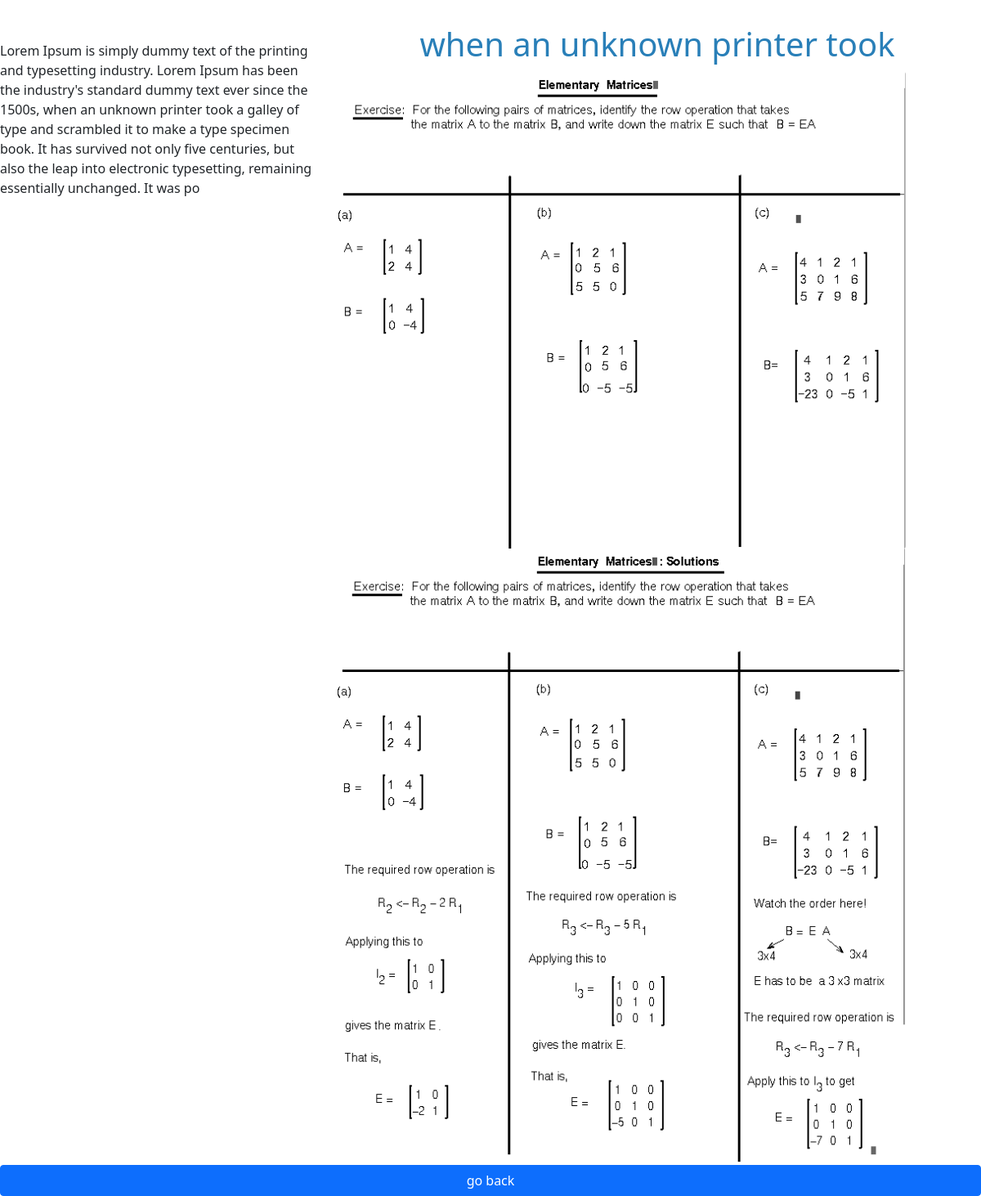
Page /homework/4/ on the committed database.
### home/models.py (models this page shows, shortened)
class allhomeworks(models.Model):
    title = models.CharField(verbose_name=_("homework title"), max_length=50)
    date = models.DateTimeField(auto_now_add=True , auto_now=False)
    desc = models.TextField(verbose_name=_("Description"))
    image = models.ImageField(default='default.jpg')
    img1 = models.ImageField(_("exercice"), null=True)
    img2 = models.ImageField(_("solution"), null=True)
    class Meta:
        verbose_name = _("homework")

### home/views.py (the view)
# urls.py: path('homework/',views.homeworks, name="homeworks"),
def homework(request, id):
    homeworkz= get_object_or_404(allhomeworks, id=id)
    content={
        'homework': homeworkz,
    }
    return render(request, 'home/homework.html',content)

### home/templates/home/homework.html
{% extends 'home/base.html' %}
{% load static %}
{% block content %}
<section class="homeright">
    <div class="row">
        <div class="col-6 col-md-4">
            {{ homework.desc }}
        </div>
        <div class="col-md-8">
            <div class="hereis">
                <h1>{{ homework.title }}</h1>
            </div>
            <div class="row row-cols-1 row-cols-md-2 g-4">
            <div class="col">
                <img src="{{ homework.img1.url }}" class="card-img homim" alt="...">
                <img src="{{ homework.img2.url }}" class="card-img homim" alt="...">
            </div>
        </div>
      </div>
</section>
<div class="d-grid gap-2">
    <button class="btn btn-primary" type="button"><a href="/">go back</a></button>
</div>
{% endblock content %}

### static/style.css (style rules this page uses)
* { margin: 0; padding: 0; }
a { text-decoration: none; color: white; }
.hereis { color: #297fb8; font-family: 'Segoe UI', Tahoma, Geneva, Verdana, sans-serif; font-size: 30px; text-align: center; margin-top: -20px; margin-bottom: 10px; }
.homim { width: 700px }
.homeright { margin-top: 50px; }

### rows in the picture
allhomeworks: desc "Lorem Ipsum is simply dummy text of the printing and typesetting industry. Lorem Ipsum has been the industry's standard dummy text ever since the 1500s, when an unknown printer took a galley of type and scrambled it to make a type specimen book. It has survived not only five centuries, but also the leap into electronic typesetting, remaining essentially unchanged. It was po", title "when an unknown printer took", img1 (picture), img2 (picture)
